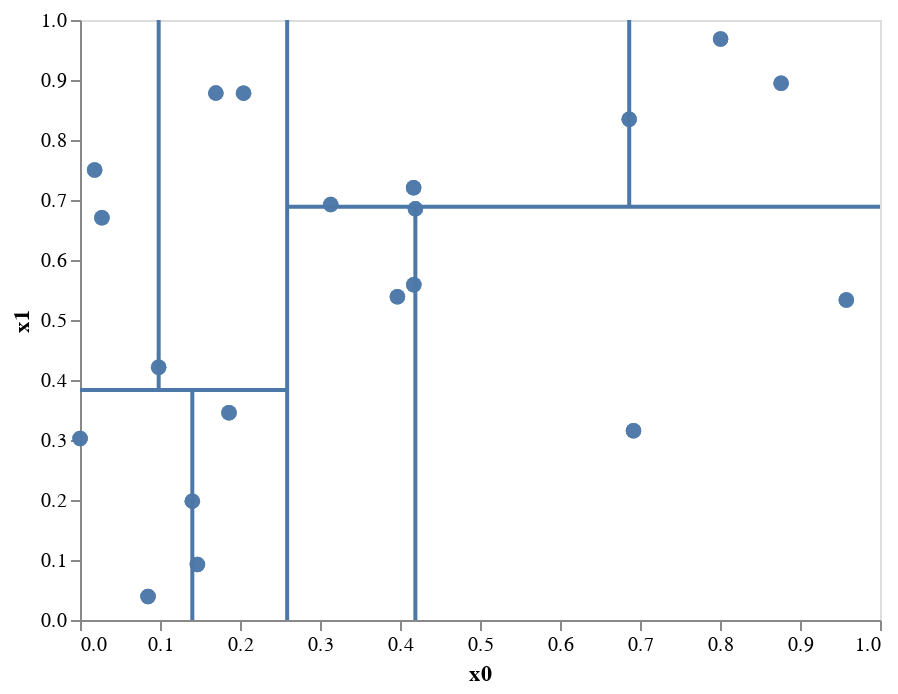

Notebook code for this chart:
### Code cell
kdt.plot2d(depth=3)

### Figure 1 — Vega-Lite specification as saved in the notebook (floating-point values rounded to 4 significant figures)
{"$schema": "https://vega.github.io/schema/vega-lite/v3.4.0.json", "config": {"mark": {"tooltip": null}, "view": {"height": 300, "width": 400}}, "datasets": {"data-05126c66c4ff0f169733929c9a1f1121": [{"x0": 0.1404, "x1": 0}, {"x0": 0.1404, "x1": 0.3833}], "data-115aab6c315102839f7afa8a96ddcf0a": [{"x0": 0.6865, "x1": 0.6888}, {"x0": 0.6865, "x1": 1}], "data-1b7adb1dccc7cebdbc14ba303905813a": [{"x0": 0.4192, "x1": 0}, {"x0": 0.4192, "x1": 0.6888}], "data-27c1ded7b6ba14a375b2a970054cbf74": [{"x0": 0.09835, "x1": 0.3833}, {"x0": 0.09835, "x1": 1}], "data-27c49ca2d2c0e4fe4f94f1d7c160a361": [{"x0": 0.417, "x1": 0.7203}, {"x0": 0.0001144, "x1": 0.3023}, {"x0": 0.1468, "x1": 0.09234}, {"x0": 0.1863, "x1": 0.3456}, {"x0": 0.3968, "x1": 0.5388}, {"x0": 0.4192, "x1": 0.6852}, {"x0": 0.2045, "x1": 0.8781}, {"x0": 0.02739, "x1": 0.6705}, {"x0": 0.4173, "x1": 0.5587}, {"x0": 0.1404, "x1": 0.1981}, {"x0": 0.8007, "x1": 0.9683}, {"x0": 0.3134, "x1": 0.6923}, {"x0": 0.8764, "x1": 0.8946}, {"x0": 0.08504, "x1": 0.03905}, {"x0": 0.1698, "x1": 0.8781}, {"x0": 0.09835, "x1": 0.4211}, {"x0": 0.9579, "x1": 0.5332}, {"x0": 0.6919, "x1": 0.3155}, {"x0": 0.6865, "x1": 0.8346}, {"x0": 0.01829, "x1": 0.7501}], "data-657747fab5880c708469930737ea95ef": [{"x0": 0.08504, "x1": 0.03905}, {"x0": 0.1468, "x1": 0.09234}, {"x0": 0.1404, "x1": 0.1981}, {"x0": 0.0001144, "x1": 0.3023}, {"x0": 0.1863, "x1": 0.3456}], "data-7973e3913bac78a2baa4c4ec11621abd": [{"x0": 0.0001144, "x1": 0.3023}, {"x0": 0.01829, "x1": 0.7501}, {"x0": 0.02739, "x1": 0.6705}, {"x0": 0.08504, "x1": 0.03905}, {"x0": 0.09835, "x1": 0.4211}, {"x0": 0.1404, "x1": 0.1981}, {"x0": 0.1468, "x1": 0.09234}, {"x0": 0.1698, "x1": 0.8781}, {"x0": 0.1863, "x1": 0.3456}, {"x0": 0.2045, "x1": 0.8781}], "data-8d3d33f07fb14f5590a66386df1a92e2": [{"x0": 0.2589, "x1": 0.6888}, {"x0": 1, "x1": 0.6888}], "data-9bc712eec4862e0da7b537a787dfb3ee": [{"x0": 0.2589, "x1": 0}, {"x0": 0.2589, "x1": 1}], "data-a5bfb3ebb114c79d889a25cb59fe8c56": [{"x0": 0.09835, "x1": 0.4211}, {"x0": 0.02739, "x1": 0.6705}, {"x0": 0.01829, "x1": 0.7501}, {"x0": 0.2045, "x1": 0.8781}, {"x0": 0.1698, "x1": 0.8781}], "data-a86604c8a75a2a2ce7fe89bf9a1b4dc2": [{"x0": 0.6919, "x1": 0.3155}, {"x0": 0.9579, "x1": 0.5332}, {"x0": 0.3968, "x1": 0.5388}, {"x0": 0.4173, "x1": 0.5587}, {"x0": 0.4192, "x1": 0.6852}], "data-dd7c6600cc9575f5eda9bc467c82864d": [{"x0": 0.3134, "x1": 0.6923}, {"x0": 0.3968, "x1": 0.5388}, {"x0": 0.417, "x1": 0.7203}, {"x0": 0.4173, "x1": 0.5587}, {"x0": 0.4192, "x1": 0.6852}, {"x0": 0.6865, "x1": 0.8346}, {"x0": 0.6919, "x1": 0.3155}, {"x0": 0.8007, "x1": 0.9683}, {"x0": 0.8764, "x1": 0.8946}, {"x0": 0.9579, "x1": 0.5332}], "data-e97518c52016479bcce556dfc5709844": [{"x0": 0, "x1": 0.3833}, {"x0": 0.2589, "x1": 0.3833}], "data-fb99218048d74684c8738b9f89b0a7c6": [{"x0": 0.3134, "x1": 0.6923}, {"x0": 0.417, "x1": 0.7203}, {"x0": 0.6865, "x1": 0.8346}, {"x0": 0.8764, "x1": 0.8946}, {"x0": 0.8007, "x1": 0.9683}]}, "encoding": {}, "layer": [{"data": {"name": "data-27c49ca2d2c0e4fe4f94f1d7c160a361"}, "encoding": {"x": {"axis": {"grid": false}, "field": "x0", "type": "quantitative"}, "y": {"axis": {"grid": false}, "field": "x1", "type": "quantitative"}}, "mark": {"size": 60, "type": "circle"}}, {"data": {"name": "data-9bc712eec4862e0da7b537a787dfb3ee"}, "encoding": {"x": {"axis": {"grid": false}, "field": "x0", "type": "quantitative"}, "y": {"axis": {"grid": false}, "field": "x1", "type": "quantitative"}}, "mark": "line"}, {"encoding": {}, "layer": [{"data": {"name": "data-7973e3913bac78a2baa4c4ec11621abd"}, "encoding": {"x": {"axis": {"grid": false}, "field": "x0", "type": "quantitative"}, "y": {"axis": {"grid": false}, "field": "x1", "type": "quantitative"}}, "mark": {"size": 60, "type": "circle"}}, {"data": {"name": "data-e97518c52016479bcce556dfc5709844"}, "encoding": {"x": {"axis": {"grid": false}, "field": "x0", "type": "quantitative"}, "y": {"axis": {"grid": false}, "field": "x1", "type": "quantitative"}}, "mark": "line"}, {"encoding": {}, "layer": [{"data": {"name": "data-657747fab5880c708469930737ea95ef"}, "encoding": {"x": {"axis": {"grid": false}, "field": "x0", "type": "quantitative"}, "y": {"axis": {"grid": false}, "field": "x1", "type": "quantitative"}}, "mark": {"size": 60, "type": "circle"}}, {"data": {"name": "data-05126c66c4ff0f169733929c9a1f1121"}, "encoding": {"x": {"axis": {"grid": false}, "field": "x0", "type": "quantitative"}, "y": {"axis": {"grid": false}, "field": "x1", "type": "quantitative"}}, "mark": "line"}]}, {"encoding": {}, "layer": [{"data": {"name": "data-a5bfb3ebb114c79d889a25cb59fe8c56"}, "encoding": {"x": {"axis": {"grid": false}, "field": "x0", "type": "quantitative"}, "y": {"axis": {"grid": false}, "field": "x1", "type": "quantitative"}}, "mark": {"size": 60, "type": "circle"}}, {"data": {"name": "data-27c1ded7b6ba14a375b2a970054cbf74"}, "encoding": {"x": {"axis": {"grid": false}, "field": "x0", "type": "quantitative"}, "y": {"axis": {"grid": false}, "field": "x1", "type": "quantitative"}}, "mark": "line"}]}]}, {"encoding": {}, "layer": [{"data": {"name": "data-dd7c6600cc9575f5eda9bc467c82864d"}, "encoding": {"x": {"axis": {"grid": false}, "field": "x0", "type": "quantitative"}, "y": {"axis": {"grid": false}, "field": "x1", "type": "quantitative"}}, "mark": {"size": 60, "type": "circle"}}, {"data": {"name": "data-8d3d33f07fb14f5590a66386df1a92e2"}, "encoding": {"x": {"axis": {"grid": false}, "field": "x0", "type": "quantitative"}, "y": {"axis": {"grid": false}, "field": "x1", "type": "quantitative"}}, "mark": "line"}, {"encoding": {}, "layer": [{"data": {"name": "data-a86604c8a75a2a2ce7fe89bf9a1b4dc2"}, "encoding": {"x": {"axis": {"grid": false}, "field": "x0", "type": "quantitative"}, "y": {"axis": {"grid": false}, "field": "x1", "type": "quantitative"}}, "mark": {"size": 60, "type": "circle"}}, {"data": {"name": "data-1b7adb1dccc7cebdbc14ba303905813a"}, "encoding": {"x": {"axis": {"grid": false}, "field": "x0", "type": "quantitative"}, "y": {"axis": {"grid": false}, "field": "x1", "type": "quantitative"}}, "mark": "line"}]}, {"encoding": {}, "layer": [{"data": {"name": "data-fb99218048d74684c8738b9f89b0a7c6"}, "encoding": {"x": {"axis": {"grid": false}, "field": "x0", "type": "quantitative"}, "y": {"axis": {"grid": false}, "field": "x1", "type": "quantitative"}}, "mark": {"size": 60, "type": "circle"}}, {"data": {"name": "data-115aab6c315102839f7afa8a96ddcf0a"}, "encoding": {"x": {"axis": {"grid": false}, "field": "x0", "type": "quantitative"}, "y": {"axis": {"grid": false}, "field": "x1", "type": "quantitative"}}, "mark": "line"}]}]}]}
